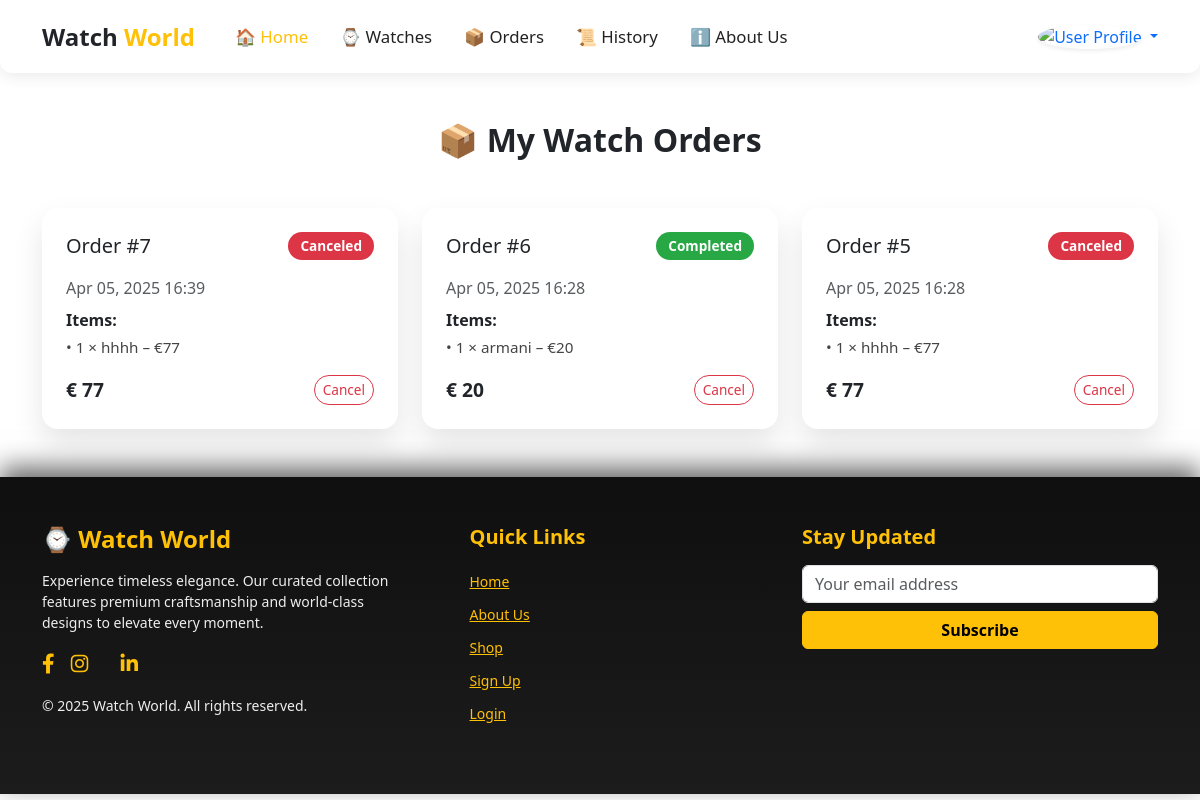
/history (signed in), run on the app's committed database.
### home/models.py (models this page shows, shortened)
class Order(models.Model):
    user = models.ForeignKey(User, on_delete=models.CASCADE)
    status = models.CharField(
        max_length=20,
        choices=[("pending", "Pending"), ("completed", "Completed"), ("canceled", "Canceled")],
        default="pending"
    )
    created_at = models.DateTimeField(auto_now_add=True)
    def total_price(self):
        return sum(item.subtotal() for item in self.items.all())

class OrderItem(models.Model):
    order = models.ForeignKey(Order, related_name="items", on_delete=models.CASCADE)
    watch = models.ForeignKey(Watch, on_delete=models.CASCADE)
    quantity = models.PositiveIntegerField(default=1)
    def subtotal(self):
        return self.quantity * self.watch.cost

class Watch(models.Model):
    image = models.ImageField(upload_to="watch_images/")
    name = models.CharField(max_length=100)
    description = models.TextField()
    cost = models.IntegerField()

### home/views.py (the view)
# urls.py: path('history', views.history, name='history'),
@login_required
def history(request):
    if request.user.username == 'admin':
        orders = Order.objects.all().exclude(status="pending").order_by("-created_at")
    else:
        orders = Order.objects.filter(user=request.user).exclude(status="pending").order_by("-created_at")
    return render(request, 'history.html', {"orders": orders})

### templates/history.html (shortened to what this page needs)
{% extends '_partials/base.html' %}
{% load static %}
{% block body %}
<div class="container my-5">
    <h2 class="text-center mb-5 fw-bold">📦 My Watch Orders</h2>
    {% if orders %}
    <div class="row g-4">
        {% for order in orders %}
        <div class="col-md-6 col-lg-4">
            <div class="order-card">
                <div class="d-flex justify-content-between align-items-center mb-3">
                    <h5 class="mb-0">Order #{{ order.id }}</h5>
                    <span class="order-badge
                        {% if order.status == 'pending' %} badge-pending
                        {% elif order.status == 'completed' %} badge-completed
                        {% else %} badge-canceled {% endif %}">
                        {{ order.status|title }}
                    </span>
                </div>
                <p class="text-muted mb-2">
                    {{ order.created_at|date:"M d, Y H:i" }}
                </p>
                <p class="fw-bold mb-1">Items:</p>
                <ul class="order-items list-unstyled">
                    {% for item in order.items.all %}
                    <li>• {{ item.quantity }} × {{ item.watch.name }} – €{{ item.subtotal }}</li>
                    {% endfor %}
                </ul>
                <div class="d-flex justify-content-between align-items-center mt-3">
                    <span class="price-total">€ {{ order.total_price }}</span>
                    <div class="order-actions d-flex gap-2">
                        <a href="{% url 'cancel_order' order.id %}" class="btn btn-outline-danger btn-sm">Cancel</a>
                    </div>
                </div>
            </div>
        </div>
        {% endfor %}
    </div>
    {% else %}
    <p class="text-center text-muted fs-5 mt-5">You have no orders yet. Start shopping your dream watch today! ⌚</p>
    {% endif %}
</div>
{% endblock %}

### templates/history.html (style rules this page uses)
.order-card { background: #fff; border: none; border-radius: 1rem; padding: 1.5rem; box-shadow: 0 15px 30px rgba(0, 0, 0, 0.1); transition: all 0.3s ease-in-out; }
.order-badge { padding: 4px 12px; font-size: 0.85rem; border-radius: 50px; font-weight: 600; }
.badge-completed { background-color: #28a745; color: #fff; }
.badge-canceled { background-color: #dc3545; color: #fff; }
.order-items li { font-size: 0.95rem; color: #444; }
.order-actions .btn { font-size: 0.85rem; border-radius: 50px; }
.price-total { font-size: 1.2rem; font-weight: bold; color: #212529; }

### data on the page
Order: id "7", status "Canceled", created_at "Apr 05, 2025 16:39", total_price "77"
OrderItem: quantity "1", watch.name "hhhh", subtotal "77"
Order: id "6", status "Completed", created_at "Apr 05, 2025 16:28", total_price "20"
OrderItem: quantity "1", watch.name "armani", subtotal "20"
Order: id "5", status "Canceled", created_at "Apr 05, 2025 16:28", total_price "77"
OrderItem: quantity "1", watch.name "hhhh", subtotal "77"

### other printed values
{{ year|default:2025 }} "2025"
